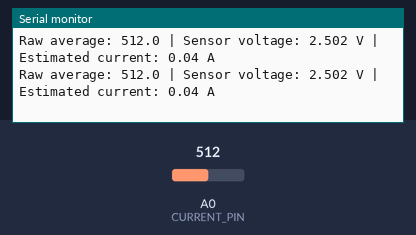
Simulated run of this sketch. Board: Arduino Uno, built with avr-gcc and run on an emulated ATmega328P. On the bench: the last lines printed to the serial monitor. The inputs (shaded band) are chosen by the test bench; at power-on: A0 (CURRENT_PIN) = 512.

Above: at 1.2 s.
1.3 s: A0 (CURRENT_PIN) set to 716
At 2.1 s:
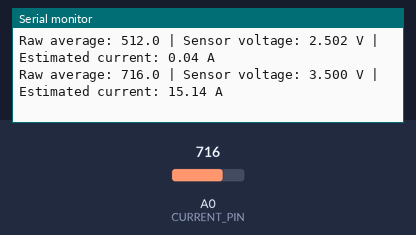
2.8 s: A0 (CURRENT_PIN) set to 900
At 3.5 s:
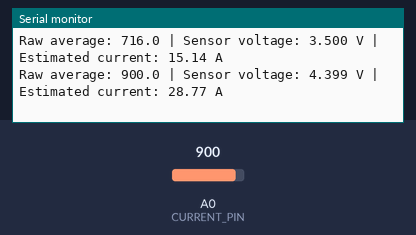
Timing chart, 0 to 5.8 s (numbered marks = the images above; inputs shaded):
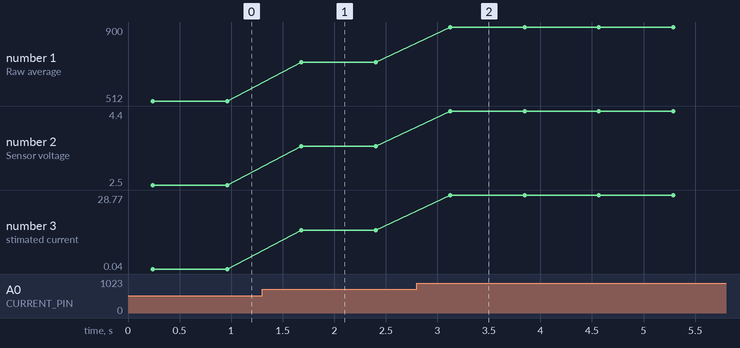

The sketch:

motor_current_monitor.ino
```cpp
// Basic ACS712 current-readout starter for Arduino UNO.
// Calibrate ZERO_CURRENT_VOLTAGE and SENSOR_SENSITIVITY for your module.
// This sketch reports measurements; it does not diagnose motor faults.

const int CURRENT_PIN = A0;
const float ADC_REFERENCE_V = 5.0;
const float ADC_COUNTS = 1023.0;

// Example values only: confirm your ACS712 variant and calibrate on your hardware.
// Typical nominal sensitivities: 5A=0.185 V/A, 20A=0.100 V/A, 30A=0.066 V/A.
const float ZERO_CURRENT_VOLTAGE = 2.50;
const float SENSOR_SENSITIVITY = 0.066; // Example for ACS712-30A

void setup() {
  Serial.begin(9600);
  Serial.println("ACS712 current monitoring starter");
  Serial.println("Calibrate offset and sensitivity before using readings.");
}

void loop() {
  const int samples = 100;
  long total = 0;

  for (int i = 0; i < samples; i++) {
    total += analogRead(CURRENT_PIN);
    delay(2);
  }

  float averageRaw = (float)total / samples;
  float sensorVoltage = averageRaw * ADC_REFERENCE_V / ADC_COUNTS;
  float currentA = (sensorVoltage - ZERO_CURRENT_VOLTAGE) / SENSOR_SENSITIVITY;

  Serial.print("Raw average: ");
  Serial.print(averageRaw, 1);
  Serial.print(" | Sensor voltage: ");
  Serial.print(sensorVoltage, 3);
  Serial.print(" V | Estimated current: ");
  Serial.print(currentA, 2);
  Serial.println(" A");

  delay(500);
}
```

Measured:
- after the input at 1.3 s, the serial monitor: prints a new line after 0.38 s (image 1)
- after the input at 2.8 s, the serial monitor: prints a new line after 0.32 s (image 2)
- plotted number 1: 512 → 716 after the input at 1.3 s, 716 → 900 after the input at 2.8 s
- plotted number 2: 2.5 → 3.5 after the input at 1.3 s, 3.5 → 4.4 after the input at 2.8 s
- plotted number 3: 0.04 → 15.14 after the input at 1.3 s, 15.14 → 28.77 after the input at 2.8 s
